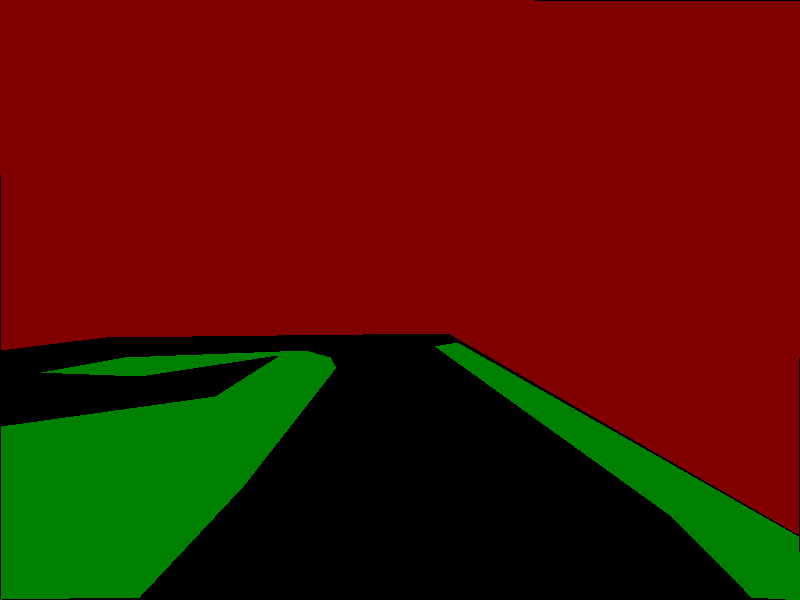
#> input picture 1_segmentation/datasets/0808_labeled/SegmentationClass/photo_19700101_000048.png, 800 x 600 px; its folder holds only this picture in this run
$ python mask_rgb_to_gray.py
#> lines starting #> are read from the running program, lines starting #| are printed output that depends on the picture; after the words box and inside, x2 and y2 are one past the last pixel; in counts of white or black regions, pixels touching at a corner belong together
import cv2
import os
import numpy as np
import matplotlib.pyplot as plt

dataset_dir = './0808_labeled/'
image_dir = 'JPEGImages/'
rgb_mask_dir = 'SegmentationClass/'
gray_mask_dir = 'Masks/'

mask_list = os.listdir(dataset_dir + rgb_mask_dir)
for i in range(len(mask_list)):

    rgb_mask = cv2.imread(dataset_dir + rgb_mask_dir + mask_list[i])
#> rgb_mask is the input picture: shape (600, 800, 3); mean B, G, R 0, 17.7, 80.9
    grass_layer = rgb_mask[:, :, 1] / 128
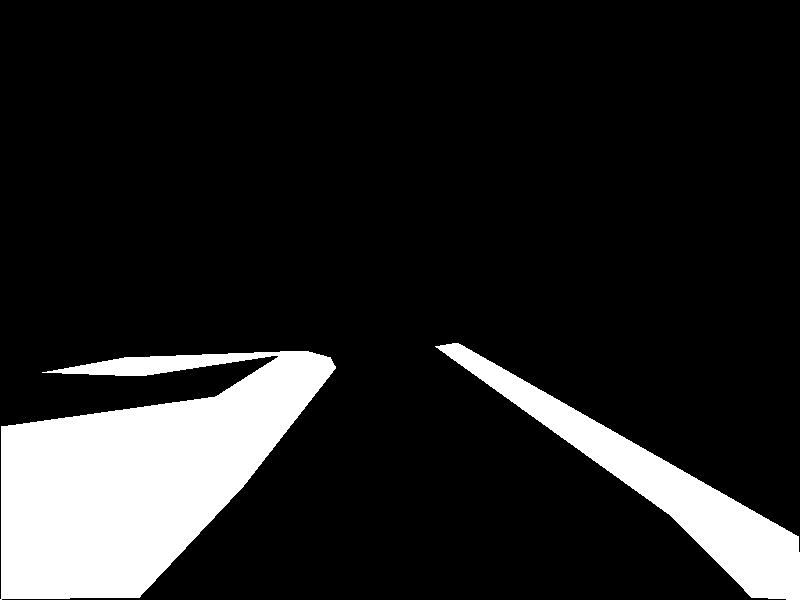
#> grass_layer: shape (600, 800) float64; values 0 (black) and 1 (white), 13.8% white; 2 white regions, box (x1, y1, x2, y2) and area: (0, 351, 336, 600) 49203, (435, 343, 800, 600) 17275
    background_layer = rgb_mask[:, :, 2] / 128
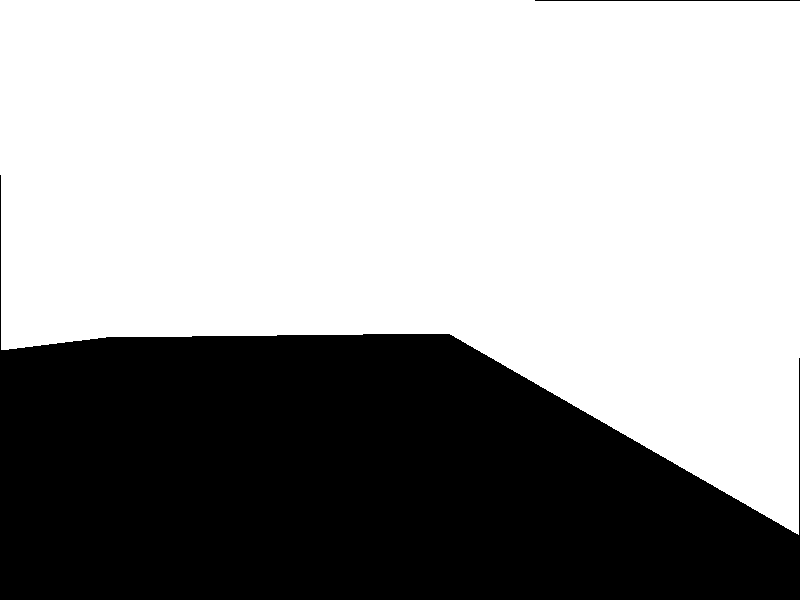
#> background_layer: shape (600, 800) float64; values 0 (black) and 1 (white), 63.2% white; 2 black regions, box (x1, y1, x2, y2) and area: (0, 175, 800, 600) 176176, (535, 0, 800, 1) 265
    gray_mask = grass_layer + background_layer * 2
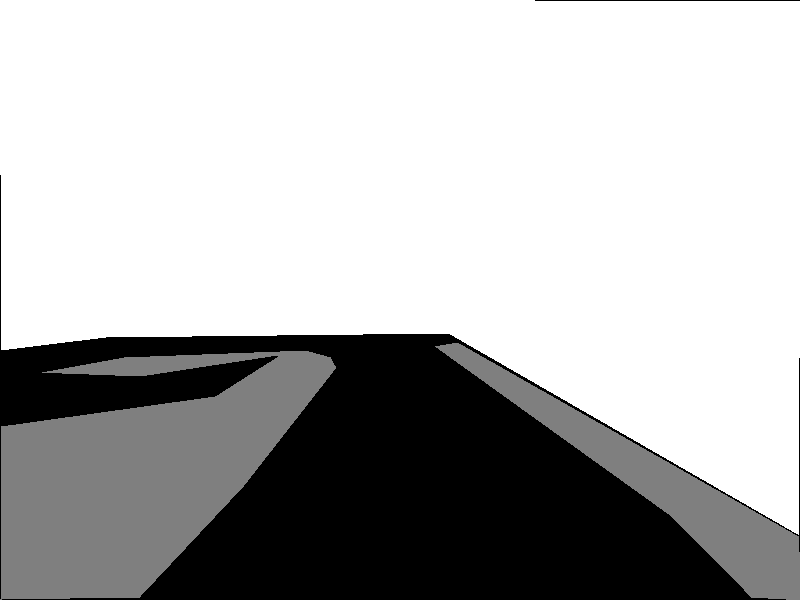
#> gray_mask: shape (600, 800) float64; min 0, max 2, mean 1.4; drawn with min black and max white
    # plt.imshow(gray_mask, 'gray')
    # plt.show()

    cv2.imwrite(dataset_dir + gray_mask_dir + mask_list[i], gray_mask)

$ run again, on 1_segmentation/datasets/0808_labeled/SegmentationClass/photo_19700101_000139.png
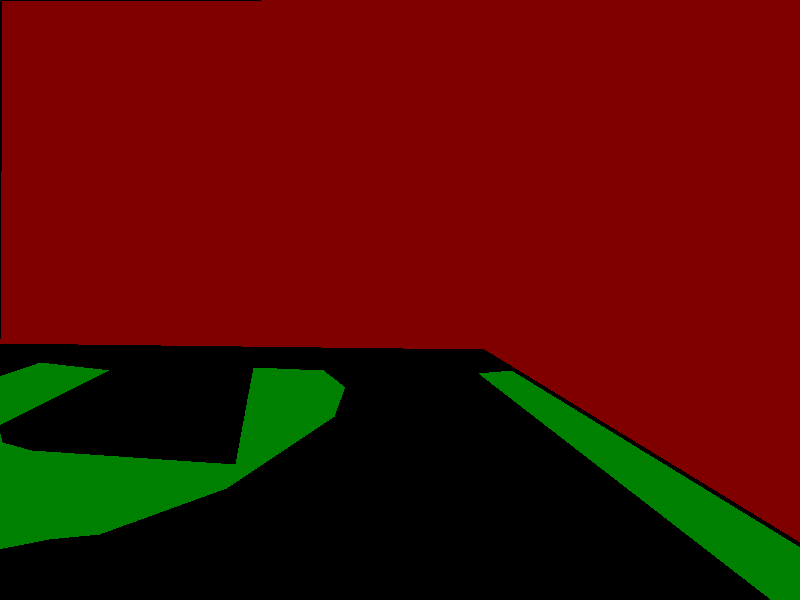
#> input picture 1_segmentation/datasets/0808_labeled/SegmentationClass/photo_19700101_000139.png, 800 x 600 px
#> rgb_mask is the input picture: shape (600, 800, 3); mean B, G, R 0, 11.1, 82.1
#> `grass_layer = rgb_mask[:, :, 1] / 128`:
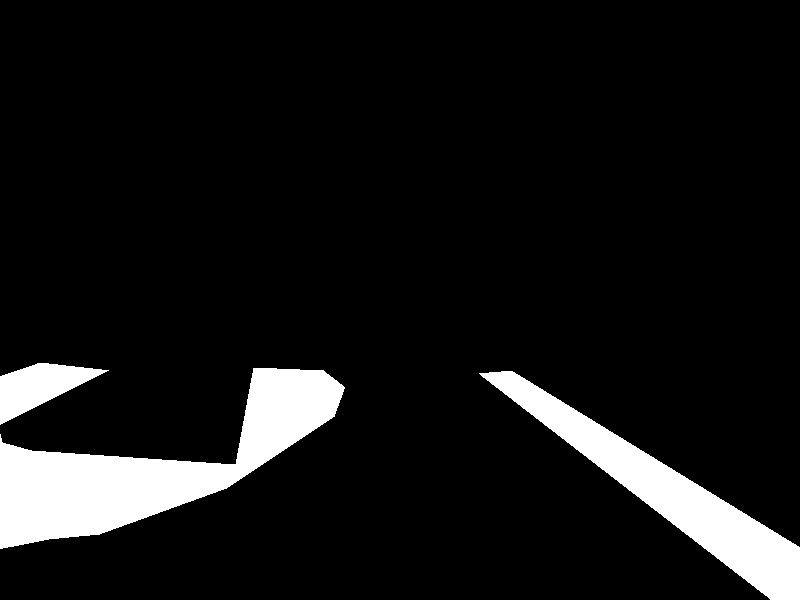
#> grass_layer: shape (600, 800) float64; values 0 (black) and 1 (white), 8.6% white; 3 white regions, box (x1, y1, x2, y2) and area: (0, 368, 345, 549) 23045, (479, 371, 800, 600) 15145, (0, 363, 109, 425) 3293
#> background_layer: shape (600, 800) float64; values 0 (black) and 1 (white), 64.1% white; 2 black regions, box (x1, y1, x2, y2) and area: (0, 344, 800, 600) 171389, (0, 0, 261, 339) 769
#> `gray_mask = grass_layer + background_layer * 2`:
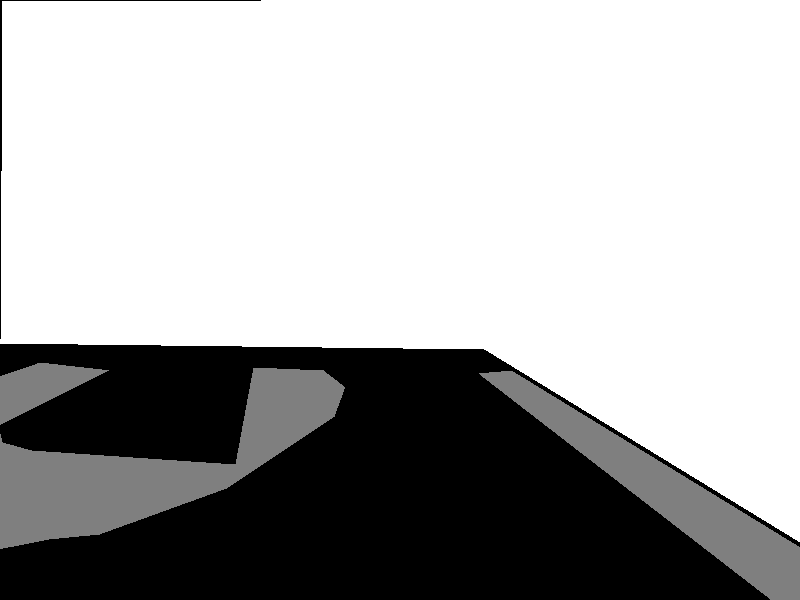
#> gray_mask: shape (600, 800) float64; min 0, max 2, mean 1.37; drawn with min black and max white

$ run again, on 1_segmentation/datasets/0808_labeled/SegmentationClass/photo_19700101_000206.png
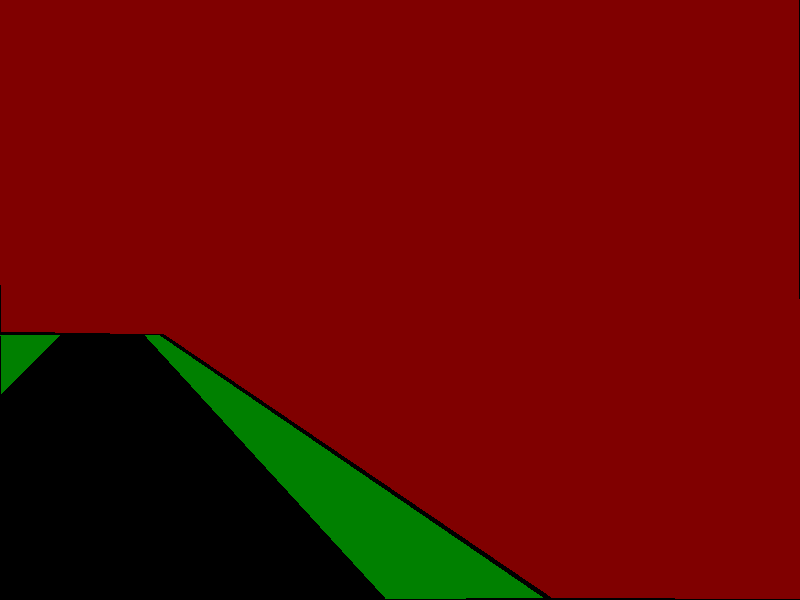
#> input picture 1_segmentation/datasets/0808_labeled/SegmentationClass/photo_19700101_000206.png, 800 x 600 px
#> rgb_mask is the input picture: shape (600, 800, 3); mean B, G, R 0, 6.6, 102.3
#> `grass_layer = rgb_mask[:, :, 1] / 128`:
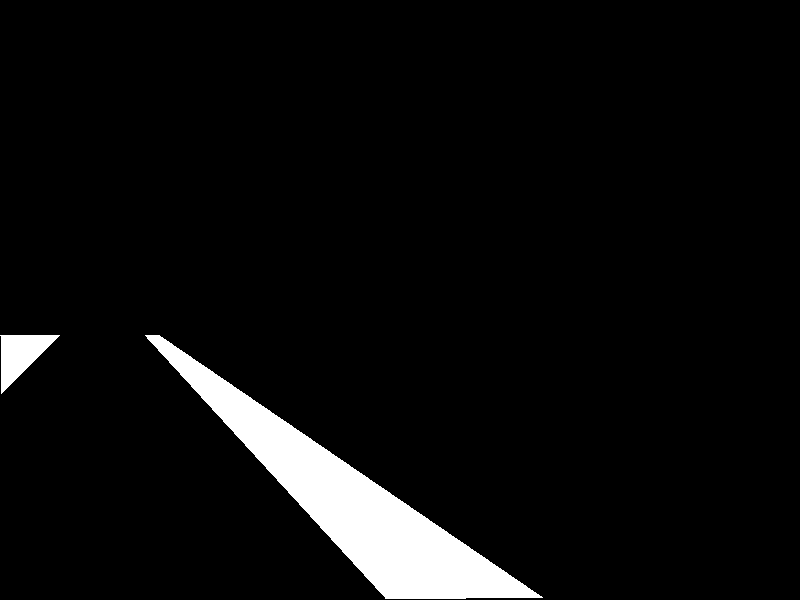
#> grass_layer: shape (600, 800) float64; values 0 (black) and 1 (white), 5.1% white; 2 white regions, box (x1, y1, x2, y2) and area: (145, 335, 543, 599) 22915, (0, 335, 60, 394) 1771
#> background_layer: shape (600, 800) float64; values 0 (black) and 1 (white), 79.9% white; 2 black regions, box (x1, y1, x2, y2) and area: (0, 285, 800, 600) 96170, (799, 0, 800, 299) 299
#> `gray_mask = grass_layer + background_layer * 2`:
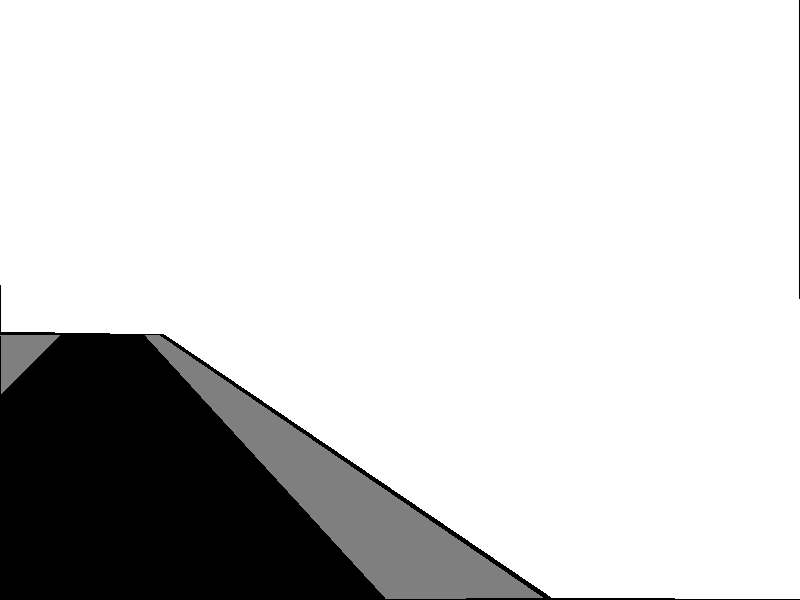
#> gray_mask: shape (600, 800) float64; min 0, max 2, mean 1.65; drawn with min black and max white

$ run again, on 1_segmentation/datasets/0808_labeled/SegmentationClass/photo_19700101_000056.png
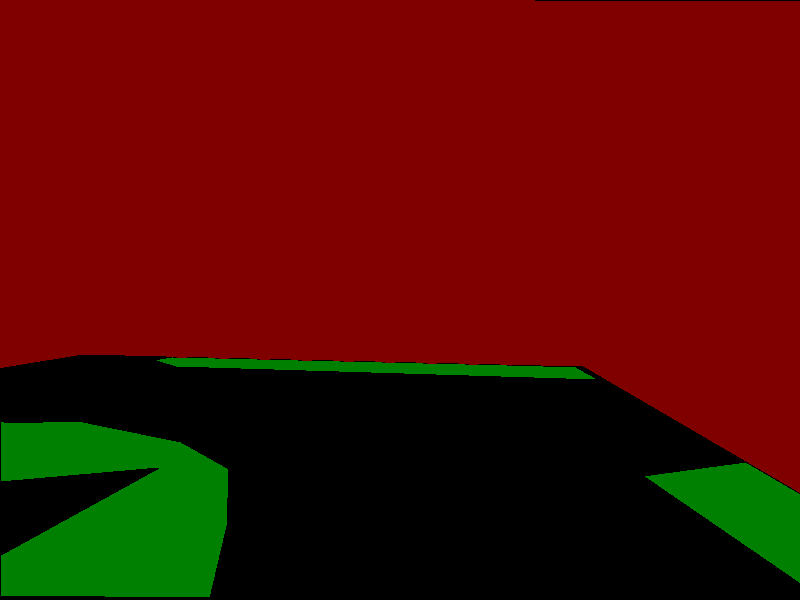
#> input picture 1_segmentation/datasets/0808_labeled/SegmentationClass/photo_19700101_000056.png, 800 x 600 px
#> rgb_mask is the input picture: shape (600, 800, 3); mean B, G, R 0, 11.6, 80.9
#> `grass_layer = rgb_mask[:, :, 1] / 128`:
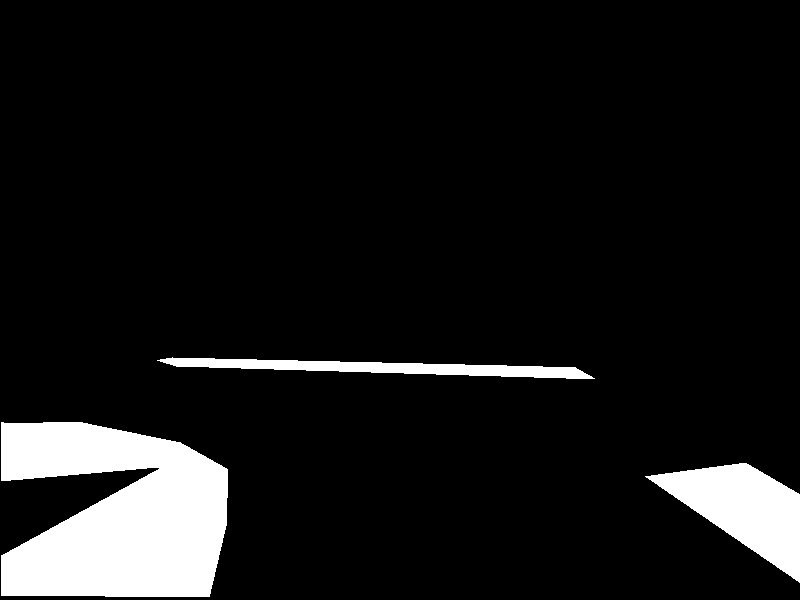
#> grass_layer: shape (600, 800) float64; values 0 (black) and 1 (white), 9% white; 3 white regions, box (x1, y1, x2, y2) and area: (1, 422, 228, 597) 30251, (645, 463, 800, 583) 8869, (157, 357, 595, 379) 4314
#> background_layer: shape (600, 800) float64; values 0 (black) and 1 (white), 63.2% white; 2 black regions, box (x1, y1, x2, y2) and area: (0, 355, 800, 600) 176445, (535, 0, 800, 1) 265
#> `gray_mask = grass_layer + background_layer * 2`:
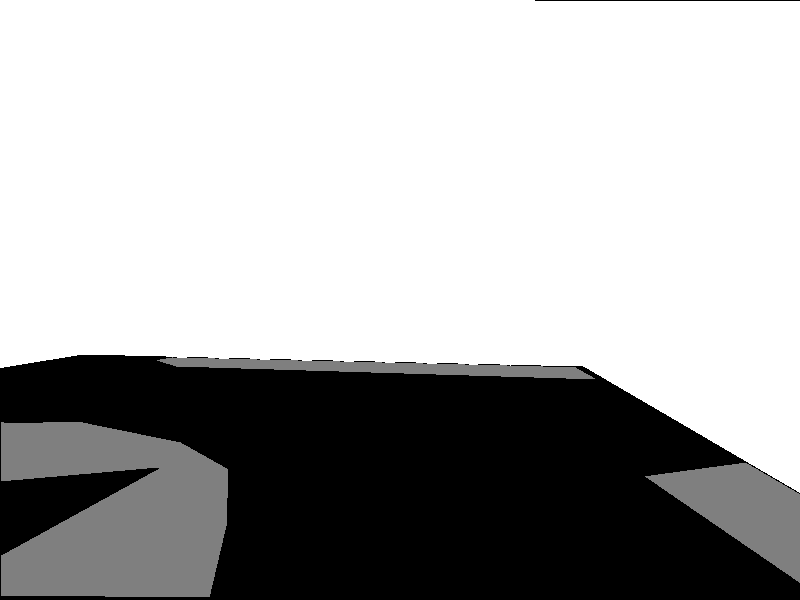
#> gray_mask: shape (600, 800) float64; min 0, max 2, mean 1.35; drawn with min black and max white
